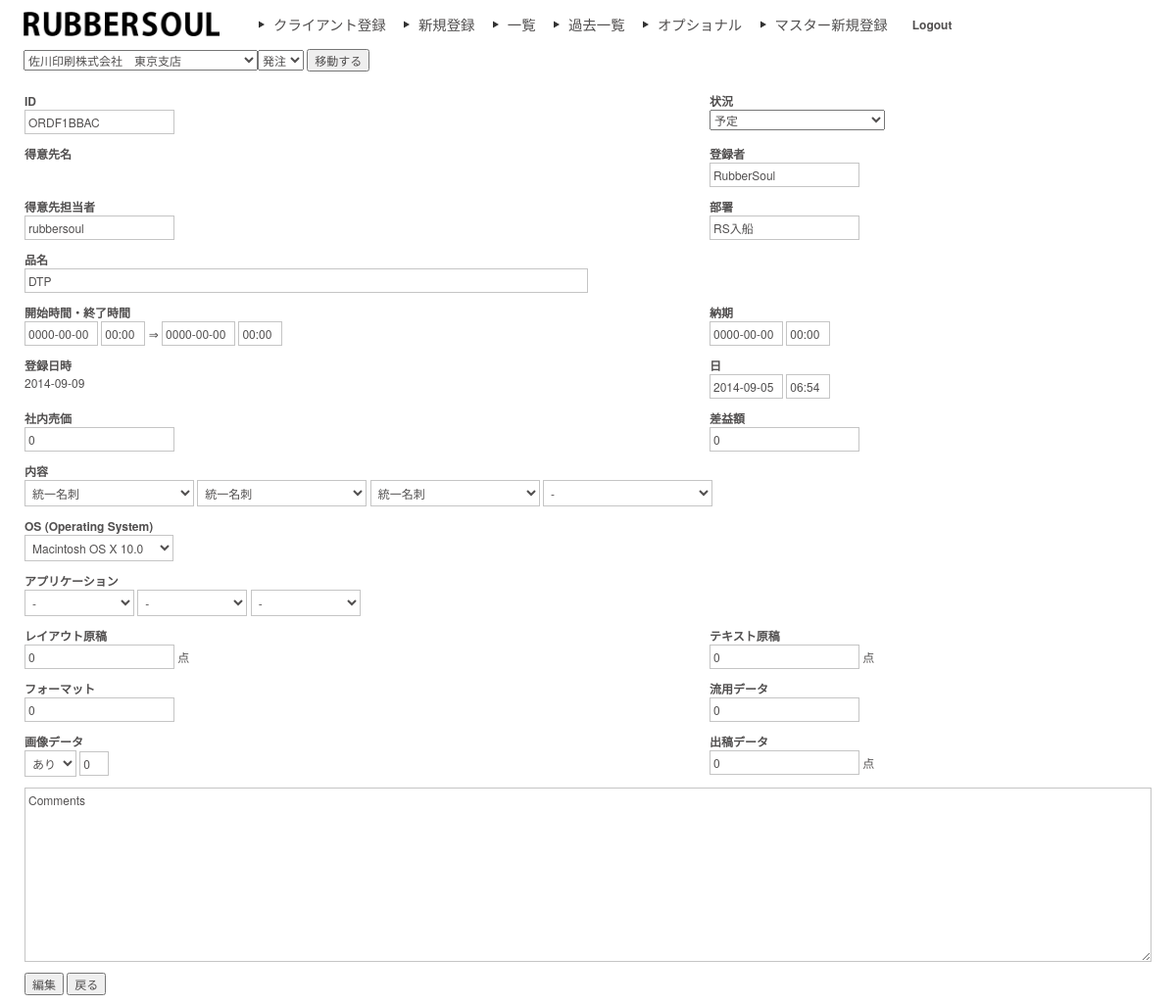
Page /order_detail.php?ordid=4 (signed in) on the committed database.
### tables this page shows
CREATE TABLE IF NOT EXISTS `order_tbl` (
  `order_id` int(11) NOT NULL auto_increment,
  `order_uid` varchar(9) NOT NULL,
  `client_id` int(11) NOT NULL COMMENT 'fk client_tbl',
  `address` tinytext NOT NULL,
  `responsible_person` varchar(50) NOT NULL,
  `order_person` varchar(100) NOT NULL,
  `client_person` varchar(30) NOT NULL,
  `order_dept` varchar(100) NOT NULL,
  `order_date` datetime NOT NULL,
  `receipt_date` datetime NOT NULL COMMENT 'hashuu yotei',
  `product_name` varchar(50) NOT NULL,
  `client_price` int(11) NOT NULL COMMENT 'juchu kingaku',
  `order_price` int(11) NOT NULL COMMENT 'hacchu kingaku',
  `company_sell_price` int(11) NOT NULL,
  `margin_price` int(11) NOT NULL,
  `os_id` int(11) NOT NULL COMMENT 'fk os_tbl',
  `layout` varchar(30) NOT NULL,
  `text_size` int(11) NOT NULL,
  `format` varchar(255) NOT NULL,
  `divs` varchar(255) NOT NULL,
  `display_data` smallint(2) NOT NULL COMMENT '1:yes, 2:no',
  `display_data_qty` int(11) NOT NULL,
  `ad` varchar(255) NOT NULL,
  `comment` tinytext NOT NULL,
  `start_time` datetime NOT NULL,
  `end_time` datetime NOT NULL,
  `delivery_date` datetime NOT NULL,
  `status_id` int(11) NOT NULL COMMENT 'fk status_tbl',
  `order_type` smallint(2) NOT NULL COMMENT '1:hacchu, 2:juchu',
  `create_date` datetime NOT NULL,
  `delete_flag` smallint(2) NOT NULL,
  PRIMARY KEY  (`order_id`)
);

CREATE TABLE IF NOT EXISTS `receiptfacts_tbl` (
  `rf_id` int(11) NOT NULL auto_increment,
  `rf_descp` varchar(200) NOT NULL,
  `create_date` datetime NOT NULL,
  `delete_flag` smallint(2) NOT NULL,
  PRIMARY KEY  (`rf_id`)
);

### model/mod.order.php (called while the page is built, shortened)
<?php
function getOrderById($ordid, $mysqli)
{
    $query = "SELECT o.order_id, o.order_uid, o.product_name,o.client_person, CAST(order_date AS DATE) AS order_date, c.company_name, c.client_user_name, o.order_person, o.order_dept, o.order_dept, ";
    $query .= "o.start_time, o.end_time, o.delivery_date, CAST(receipt_date AS DATE) AS receipt_dated, DATE_FORMAT(receipt_date, '%H:%i') AS receipt_datet, os.os_id, ";
    $query .= "o.layout, o.text_size, o.format, o.divs, o.display_data, o.display_data_qty, o.ad, o.comment, ";
    $query .= "s.sta_descp, s.sta_id, c.client_id, c.address, responsible_person, client_price, order_price, company_sell_price, ";
    $query .= "margin_price, CAST(start_time AS DATE) AS start_timed, DATE_FORMAT(start_time, '%H:%i') AS start_timet, CAST(end_time AS DATE) AS end_timed, DATE_FORMAT(end_time, '%H:%i') AS end_timet, CAST(delivery_date AS DATE) AS delivery_dated, DATE_FORMAT(delivery_date, '%H:%i') AS delivery_datet ";
    $query .= "FROM order_tbl o LEFT JOIN client_tbl c ON c.client_id = o.client_id ";
    $query .= "LEFT JOIN status_tbl s ON s.sta_id = o.status_id ";
    $query .= "LEFT JOIN os_tbl os ON os.os_id = o.os_id ";
    $query .= "WHERE order_id = " . $ordid . " LIMIT 0, 1";
    if ($stmt = $mysqli->query($query)) {
        if ($stmt->num_rows > 0) {
            $data = $stmt->fetch_assoc();
        } else {
            $data = "";
        }
    }
    return $data;
}

### model/mod.optional.php (called while the page is built, shortened)
<?php
function getRf($mysqli)
{
    $query = "SELECT * FROM receiptfacts_tbl WHERE delete_flag=0";
    if ($stmt = $mysqli->query($query)) {
        if ($stmt->num_rows > 0) {
            while ($result = $stmt->fetch_assoc()) {
                $data[] = $result;
            }
        } else {
            $data = "";
        }
    }
    return $data;
}
function getRfById($ordid, $mysqli)
{
    $query = "SELECT * FROM ord_rf_tbl o LEFT JOIN receiptfacts_tbl r ON r.rf_id = o.rf_id ";
    $query .= "WHERE o.order_id = $ordid AND r.delete_flag=0";
    if ($stmt = $mysqli->query($query)) {
        if ($stmt->num_rows > 0) {
            while ($result = $stmt->fetch_assoc()) {
                $data[] = $result;
            }
        } else {
            $data = "";
        }
    }
    return $data;
}
function getOS($mysqli)
{
    $query = "SELECT * FROM os_tbl WHERE delete_flag=0";
    if ($stmt = $mysqli->query($query)) {
        if ($stmt->num_rows > 0) {
            while ($result = $stmt->fetch_assoc()) {
                $data[] = $result;
            }
        } else {
            $data = "";
        }
    }
    return $data;
}
function getStatus($mysqli)
{
    $query = "SELECT * FROM status_tbl WHERE delete_flag=0";
    if ($stmt = $mysqli->query($query)) {
        if ($stmt->num_rows > 0) {
            while ($result = $stmt->fetch_assoc()) {
                $data[] = $result;
            }
        } else {
            $data = "";
        }
    }
    return $data;
}

### order_detail.php (the view, shortened to what this page needs)
<?php
include_once("ini.dbstring.php");
include_once("mod.order.php");
include_once("mod.optional.php");
if (isset($_GET['ordid'])) {
    $oid = $_GET['ordid'];
    $orddetail = getOrderById($oid, $db);
    $rf = getRf($db);
    $odrf = getRfById($oid, $db);
    $os = getOS($db);
    $sta = getStatus($db);
} else {
    header("location: " . ROOT . "order_list.php");
    exit;
}
?>
<html lang="en-US">
<head>
    <link href="<?php echo CSS; ?>import.css" type="text/css" rel="stylesheet"/>
</head>
<body>
<div class="bodyWrapper">
    <?php include_once("inc.header.php"); ?>
    <div class="ctnRight">
        <form action="#" method="post">
            <table class="tblForm">
                <tr>
                    <td>
                        <label class="lbl"><?php echo $odtypelbl; ?>ID</label>
                        <input type="text" name="txtord" class="txt"
                               value="<?php echo $orddetail['order_uid']; ?>" required/>
                    </td>
                    <td>
                        <label class="lbl">状況</label>
                        <select name="selStatus">
                            <?php
                                for($i = 0; $i < count($sta); $i++) {
                                    if($orddetail['sta_id'] == $sta[$i]['sta_id']) {
                                        $selected = "selected";
                                    }
                                    echo "<option value='".$sta[$i]['sta_id']."' ".$selected.">".$sta[$i]['sta_descp']."</option>";
                                    $selected = "";
                                }
                            ?>
                        </select>
                    </td>
                </tr>
                <tr>
                    <td>
                        <label class="lbl">得意先名</label>
                    </td>
                    <td colspan="2">
                        <label class="lbl">登録者</label>
                        <input type="text" name="txtResPerson" class="txt"
                               value="<?php echo $orddetail['responsible_person']; ?>">
                    </td>
                </tr>
                <tr>
                    <td>
                        <label class="lbl">得意先担当者</label>
                        <input type="text" name="txtCperson" class="txt" value="<?php echo $orddetail['client_person']; ?>">
                    </td>
                    <td>
                        <label class="lbl">部署</label>
                        <input type="text" name="txtDept" class="txt" value="<?php echo $orddetail['order_dept']; ?>">
                    </td>
                </tr>
                <tr>
                    <td colspan="3">
                        <label class="lbl">品名</label>
                        <input type="text" name="txtPdName" class="txt halfWidth"
                               value="<?php echo $orddetail['product_name']; ?>">
                    </td>
                </tr>
                <tr>
                    <td>
                        <label class="lbl">開始時間・終了時間</label>
                        <input type="text" name="txtStartTimeD" id="txtStartTimeD" class="txt date"
                               value="<?php echo $orddetail['start_timed']; ?>">
                        <input type="text" name="txtStartTimeT" class="txt time"
                               value="<?php echo $orddetail['start_timet']; ?>">
                        ⇒
                        <input type="text" name="txtEndTimeD" id="txtEndTimeD" class="txt date"
                               value="<?php echo $orddetail['end_timed']; ?>">
                        <input type="text" name="txtEndTimeT" class="txt time"
                               value="<?php echo $orddetail['end_timet']; ?>">
                    </td>
                    <td colspan="2">
                        <label class="lbl">納期</label>
                        <input type="txt" name="txtDDateD" id="txtDDateD" class="txt date"
                               value="<?php echo $orddetail['delivery_dated']; ?>">
                        <input type="txt" name="txtDDateT" class="txt time"
                               value="<?php echo $orddetail['delivery_datet']; ?>">
                    </td>
                </tr>
                <tr>
                    <td>
                        <label class="lbl">登録日時</label>
                        <label><?php echo $orddetail['order_date']; ?></label>
                    </td>
                    <td colspan="2">
                        <label class="lbl"><?php echo $odtypelbl; ?>日</label>
                        <input type="txt" name="txtOrdDateD" id="txtOrdDateD" class="txt date"
                               value="<?php echo $orddetail['receipt_dated']; ?>">
                        <input type="txt" name="txtOrdDateT" class="txt time"
                               value="<?php echo $orddetail['receipt_datet']; ?>">
                    </td>
                </tr>
                <tr>
                    <td>
                        <label class="lbl">社内売価</label>
                        <input type="txt" name="txtCompAmt" class="txt"
                               value="<?php echo $orddetail['company_sell_price']; ?>">
                    </td>
                    <td colspan="2">
                        <label class="lbl">差益額</label>
                        <input type="txt" name="txtMrgAmt" class="txt"
                               value="<?php echo $orddetail['margin_price']; ?>">
                    </td>
                </tr>
                <tr>
                    <td colspan="3">
                        <label class="lbl"><?php echo $odtypelbl; ?>内容</label>
                        <?php
                        for ($i = 0; $i < 4; $i++) {
                            echo '<select name="selRf[]" class="txt">';
                            echo '<option value=0 >-</option>';
                            for($e = 0; $e < count($rf); $e++) {
                                if(!array_key_exists($i, $odrf)) {
                                    $selected = "";
                                }
                                if($rf[$e]['rf_id'] == $odrf[$i]['rf_id']) {
                                    $selected = "selected";
                                }else {
                                    $selected = "";
                                }
                                echo '<option value="' . $rf[$e]['rf_id'] . '" '.$selected.'>' . $rf[$e]['rf_descp'] . '</option>';
                                $selected = "";
                            }
                            echo '</select> ';
                        }
                        ?>
                    </td>
                </tr>
                <tr>
                    <td colspan="3">
                        <label class="lbl">OS (Operating System)</label>
                        <select name="selOS" class="txt">
                            <?php
                            for ($d = 0; $d < count($os); $d++) {
                                if($orddetail['os_id'] == $os[$d]['os_id']) {
                                    $selected = "selected";
                                }
                                echo '<option value="' . $os[$d]['os_id'] . '" '.$selected.'>' . $os[$d]['os_descp'] . '</option>';
                                $selected = "";
                            }
                            ?>
                        </select>
                    </td>
                </tr>
                <tr>
                    <td colspan="3">
                        <label class="lbl">アプリケーション</label>
                        <?php
                        for ($i = 0; $i < 3; $i++) {
                            echo '<select name="selApp[]" class="txt">';
                            echo '<option value=0>-</option>';
                            echo '</select> ';
                        }
                        ?>
                    </td>
                </tr>
                <tr>
                    <td>
                        <label class="lbl">レイアウト原稿</label>
                        <input type="txt" name="txtLayoutPt" class="txt" value="<?php echo $orddetail['layout']; ?>" required/> 点
                    </td>
                    <td colspan="2">
                        <label class="lbl">テキスト原稿</label>
                        <input type="txt" name="txtTextPt" class="txt" value="<?php echo $orddetail['text_size']; ?>" required/> 点
                    </td>
                </tr>
                <tr>
                    <td>
                        <label class="lbl">フォーマット</label>
                        <input type="txt" name="txtFormat" class="txt" value="<?php echo $orddetail['format']; ?>" required/>
                    </td>
                    <td colspan="2">
                        <label class="lbl">流用データ</label>
                        <input type="txt" name="txtDiv" class="txt" value="<?php echo $orddetail['divs']; ?>" required/>
                    </td>
                </tr>
                <tr>
                    <td>
                        <label class="lbl">画像データ</label>
                        <select name="selImg" class="txt">
                            <option value="1" <?php echo ($orddetail['display_data']==1)?"selected":""; ?>>あり</option>
                        </select>
                        <input type="text" name="txtImgPt" class="txt" style="width: 30px;" value="<?php echo $orddetail['display_data_qty']; ?>"/>
                    </td>
                    <td colspan="2">
                        <label class="lbl">出稿データ</label>
                        <input type="txt" name="txtAdPt" class="txt" value="<?php echo $orddetail['ad']; ?>" required/> 点
                    </td>
                </tr>
                <tr>
                    <td colspan="3">
                        <textarea name="txtComment" class="txt fullWidth" rows="10" placeholder="Comments"><?php echo $orddetail['comment']; ?></textarea>
                    </td>
                </tr>
                <tr>
                    <td colspan="">
                        <?php
                            if(!isset($_GET['status']) && $_GET['status'] != "detail") {
                                echo '<input type="submit" value="編集" name="orderUpdate"/>';
                            }
                        ?>
                        <a href="order_list.php"> <input type="button" value="戻る" name="cancel"/></a>
                    </td>
                </tr>
            </table>
        </form>
    </div>
</div>
</body>
</html>

### styles/base.css (style rules this page uses)
body, html { width: 100%; height: 100%; }
body * { font-size: 12px !important; font-family: "Helvetica Neue", "A-OTF Shin Go Pr6", "Arial", "sans-serif"; color: #514f4f; font-size : 8 px\9; }
form { padding: 0; margin: 0; }
textarea { font-family: "Helvetica Neue", "A-OTF Shin Go Pr6", "Arial", "sans-serif"; }
body, ul, li, p, dl, dt, dd, pre, a, div { margin: 0px; padding: 0px; border: 0px; font-weight : bold\9; text-decoration: none; }
table { border-collapse: collapse; border-spacing: 0; }

### styles/content.css (style rules this page uses)
.bodyWrapper { width: 96%; padding: 0 2%; float: left; }
.ctnRight { width: 100%; float: right; }
.tblForm { width: 100%; }
.tblForm td { text-align: left; padding-bottom: 10px; vertical-align: top; }
.lbl { width: 100%; float: left; font-weight: bold; }
.txt { border: 1px solid #c5c5c5; background-color: #ffffff; padding: 3px; }
.fullWidth { width: 100%; }
.halfWidth { width: 50%; }
.time { width: 45px; }
.date { width: 75px; }

### rows in the picture
order_tbl: txtord "ORDF1BBAC", txtResPerson "RubberSoul", txtCperson "rubbersoul", txtDept "RS入船", txtPdName "DTP", txtCompAmt "0", txtMrgAmt "0", txtLayoutPt "0", txtTextPt "0", txtFormat "0", txtDiv "0", selImg "あり", txtImgPt "0", txtAdPt "0", txtComment "Comments"
receiptfacts_tbl: rf_descp "統一名刺"

### other values in the picture
$orddetail['order_date'] "2014-09-09"
form field client "佐川印刷株式会社 東京支店"
form field selStatus "予定"
form field selOS "Macintosh OS X 10.0"
